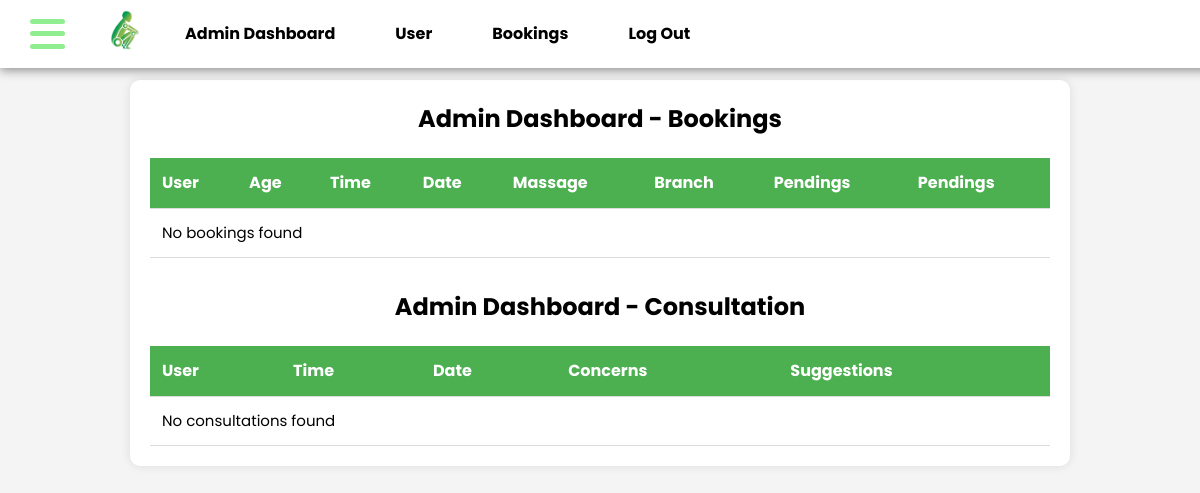
Page /adminbooking.php on the earlier database version.
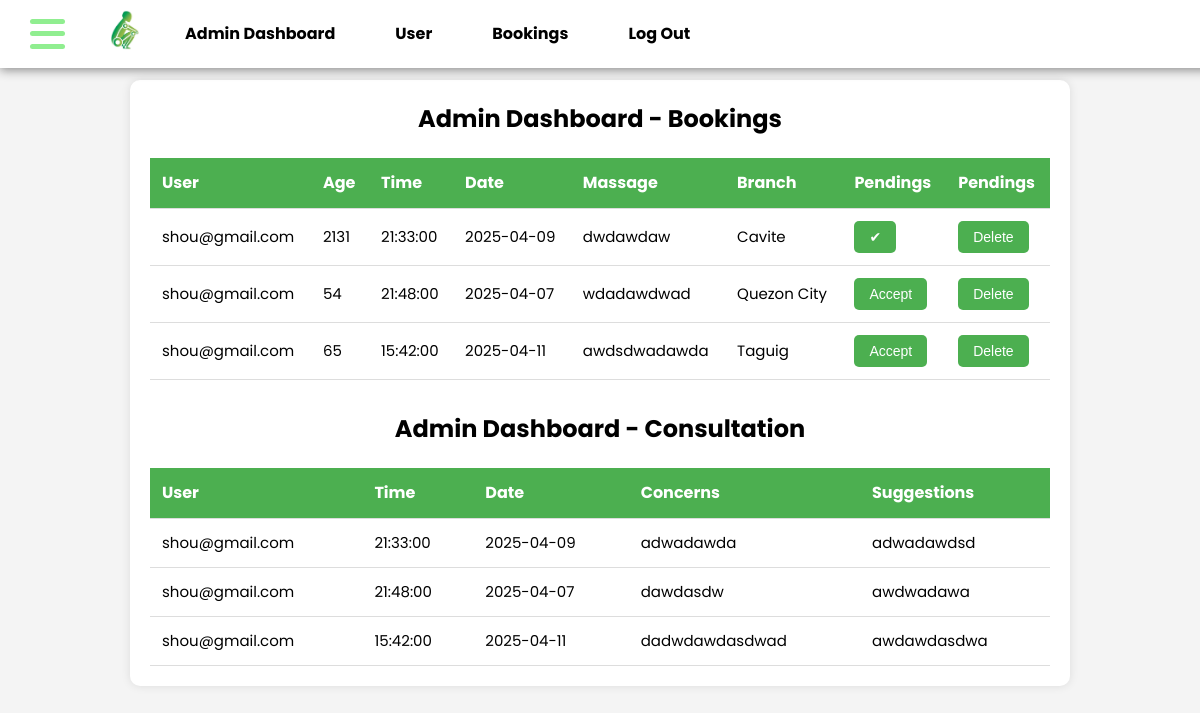
Same page on the later database version.
### tables this page shows
CREATE TABLE `bookings` (
  `id` int(55) NOT NULL,
  `name` varchar(55) NOT NULL,
  `age` int(3) NOT NULL,
  `time` time NOT NULL,
  `date` date NOT NULL,
  `massage_type` varchar(55) NOT NULL,
  `branch` varchar(55) NOT NULL,
  `email` varchar(255) NOT NULL,
  `status` varchar(55) NOT NULL,
  `concern` varchar(55) NOT NULL,
  `suggestion` varchar(55) NOT NULL,
  `user_id` int(11) DEFAULT NULL
);

### adminbooking.php (the view, shortened to what this page needs)
<?php
$host = "localhost";
$user = "root";
$password = "";
$db = "account";
$data = mysqli_connect($host, $user, $password, $db);
$branch = isset($_GET['branch']) ? $_GET['branch'] : 'All';
if ($branch == 'All') {
    $sql = "SELECT * FROM bookings";
} else {
    $sql = "SELECT * FROM bookings WHERE branch = '$branch'";
}
$result = mysqli_query($data, $sql);
$concernSql = "SELECT * FROM bookings";
$concernResult = mysqli_query($data, $concernSql);
?>
<!DOCTYPE html>
  <html>
    <head><title>Admin Dashboard</title>
  </head>
  <body>
  <nav>
    <div class="nav-left">
      <div class="hamburger-menu" id="hamburgerMenu">
        <div class="line"></div>
        <div class="line"></div>
        <div class="line"></div>
      </div>
      <a href="#" onclick="location.reload()"><img src="IMAGES/logo.jpg" alt="logo1" style="height: 40px;"></a>
      <li><a href="dashboard.php">Admin Dashboard</a></li>
      <li><a href="adminprofile.php">User</a></li>
      <li><a href="#" class="dropdown" id="bookingDropdown">Bookings</a>
      </li>
      <li><a href="logout.php">Log Out</a></li>
    </div>
  </nav>
    <div class="content">
      <h2 style="text-align:center; margin-bottom: 5px;">Admin Dashboard - Bookings</h2>
        <table id="reservation-table">
          <thead>
            <tr>
              <th>User</th>
              <th>Age</th>
              <th>Time</th>
              <th>Date</th>
              <th>Massage</th>
              <th>Branch</th>
              <th>Pendings</th>
              <th>Pendings</th>
            </tr>
          </thead>
        <tbody>
          <?php
            if (mysqli_num_rows($result) > 0) {
                while ($row = mysqli_fetch_assoc($result)) {
                    echo "<tr id='row-" . $row['id'] . "'>";
                    echo "<td>" . htmlspecialchars($row['email']) . "</td>";
                    echo "<td>" . htmlspecialchars($row['age']) . "</td>";
                    echo "<td>" . htmlspecialchars($row['time']) . "</td>";
                    echo "<td>" . htmlspecialchars($row['date']) . "</td>";
                    echo "<td>" . htmlspecialchars($row['massage_type']) . "</td>";
                    echo "<td>" . htmlspecialchars($row['branch']) . "</td>";
                    if ($row['status'] == 'Accepted') {
                        echo "<td><button class='accept-btn' id='accept-btn-" . $row['id'] . "' disabled>✔</button></td>";
                    } else {
                        echo "<td><form method='POST' style='display:inline;'>
                                <input type='hidden' name='booking_id' value='" . $row['id'] . "'>
                                <input type='hidden' name='action' value='accept'>
                                <button type='submit' class='accept-btn' id='accept-btn-" . $row['id'] . "'>Accept</button>
                              </form></td>";
                    }
                    echo "<td><button class='delete-btn' onclick='deleteBooking(" . $row['id'] . ")'>Delete</button></td>";
                    echo "</tr>";
                  }
                } else {
                    echo "<tr><td colspan='8'>No bookings found</td></tr>";
                }
                ?>
              </tbody>
            </table>
            <h2 style="text-align:center; margin-top: 30px;">Admin Dashboard - Consultation</h2>
            <table id="consultation-table">
            <thead>
                <tr>
                  <th>User</th>
                  <th>Time</th>
                  <th>Date</th>
                  <th>Concerns</th>
                  <th>Suggestions</th>
                </tr>
              </thead>
              <tbody>
                <?php
                  if (mysqli_num_rows($concernResult) > 0) {
                    while ($row = mysqli_fetch_assoc($concernResult)) {
                      echo "<tr>";
                    echo "<td>" . htmlspecialchars($row['email']) . "</td>";
                    echo "<td>" . htmlspecialchars($row['time']) . "</td>";
                    echo "<td>" . htmlspecialchars($row['date']) . "</td>";
                    echo "<td>" . htmlspecialchars($row['concern']) . "</td>";
                    echo "<td>" . htmlspecialchars($row['suggestion']) . "</td>";
                    echo "</tr>";
                    }
                  } else {
                    echo "<tr><td colspan='5'>No consultations found</td></tr>";
                  }
                ?>
              </tbody>
            </table>
          </div>
    </body>
    </html>

### adminbooking.php (style rules this page uses)
body, h1, h2, h3, h4, p { margin: 0; padding: 0; }
nav { position: fixed; top: 0; width: 100%; background-color: white; border-bottom: 0px solid #444; z-index: 1000; display: flex; justify-content: space-between; align-items: center; padding: 10px 30px; box-shadow: 0px 2px 10px #888888; }
nav .nav-left { display: flex; align-items: center; }
nav li { display: inline; cursor: pointer; font-weight: bold; margin-right: 20px; }
nav li a { margin-left: 40px; color: black; text-decoration: none; position: relative; }
nav li a::after { content: ''; position: absolute; left: 0; bottom: -5px; width: 0; height: 2px; background-color: #ff6347; transition: width 0.3s ease; }
nav li .dropdown { cursor: pointer; }
nav li { position: relative; }
.content { max-width: 900px; height: 100%; margin: 20px auto; padding: 20px; background: white; border-radius: 10px; box-shadow: 0 0 10px rgba(0, 0, 0, 0.1); }
.content h2 { animation: fadeInSlide 3s ease-in-out; }
body { padding-top: 60px; font-family: 'Poppins', sans-serif; line-height: 1.6; background-color: #f4f4f4; }
.hamburger-menu { width: 35px; height: 30px; display: flex; flex-direction: column; justify-content: space-between; cursor: pointer; transition: all 0.3s ease; }
.line { width: 100%; height: 5px; background-color: lightgreen; border-radius: 5px; transition: all 0.3s ease; }
table { margin-top: 20px; width: 100%; border-collapse: collapse; }
th, td { padding: 12px; text-align: left; border-bottom: 1px solid #ddd; font-size: 15px; }
th { background-color: #4CAF50; color: white; font-size: 16px; }
td button { background-color: #4CAF50; color: white; border: none; padding: 8px 15px; cursor: pointer; font-size: 14px; border-radius: 5px; transition: transform 0.3s, background-color 0.3s; }
nav a img { margin-left: 40px; }

Differences in the rows shown:
added bookings: email "shou@gmail.com", age "2131", time "21:33:00", date "2025-04-09", massage_type "dwdawdaw", branch "Cavite", concern "adwadawda", suggestion "adwadawdsd"
added bookings: email "shou@gmail.com", age "54", time "21:48:00", date "2025-04-07", massage_type "wdadawdwad", branch "Quezon City", concern "dawdasdw", suggestion "awdwadawa"
added bookings: email "shou@gmail.com", age "65", time "15:42:00", date "2025-04-11", massage_type "awdsdwadawda", branch "Taguig", concern "dadwdawdasdwad", suggestion "awdawdasdwa"
Other differences:
text no longer shown: "No bookings found No consultations found"
